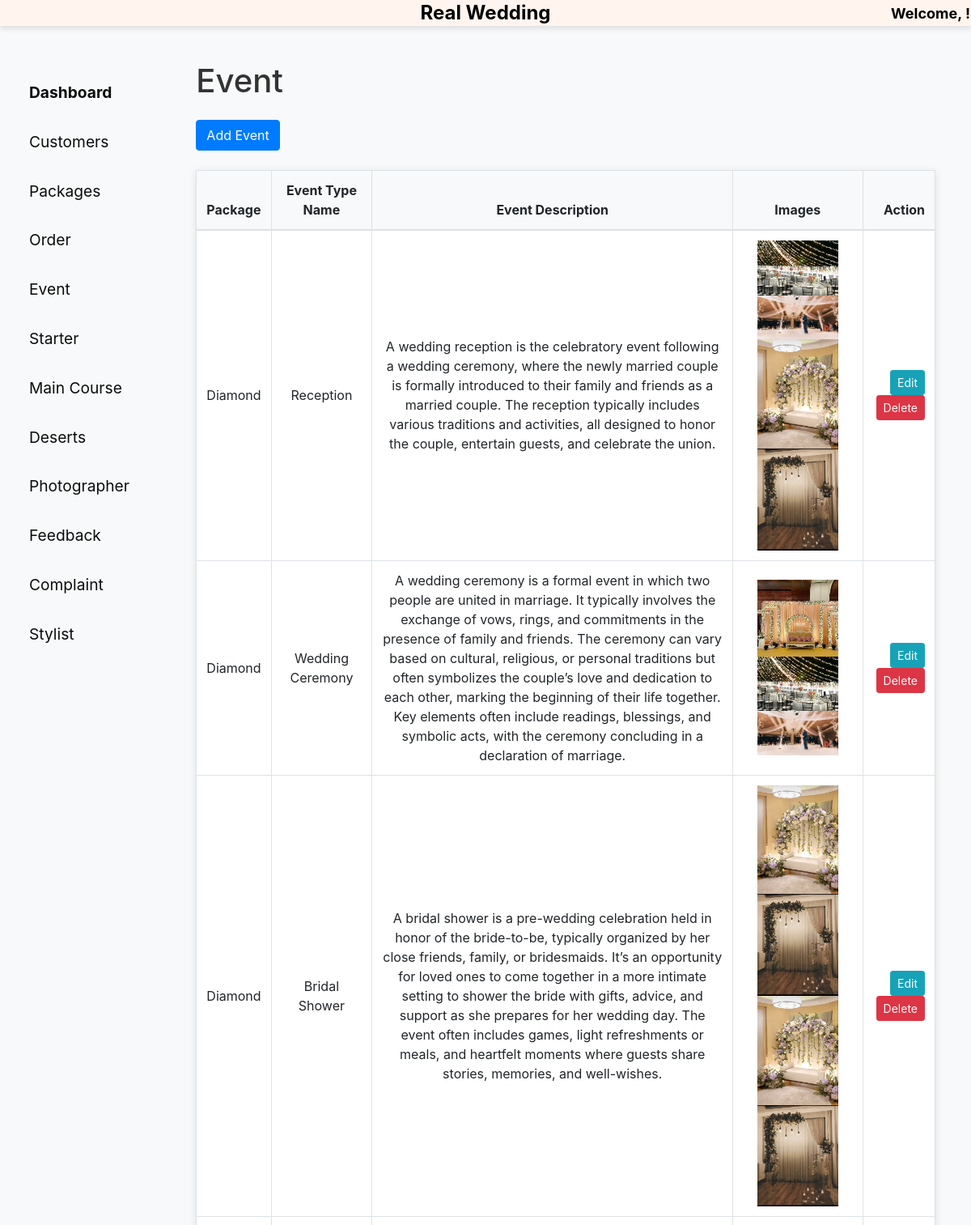
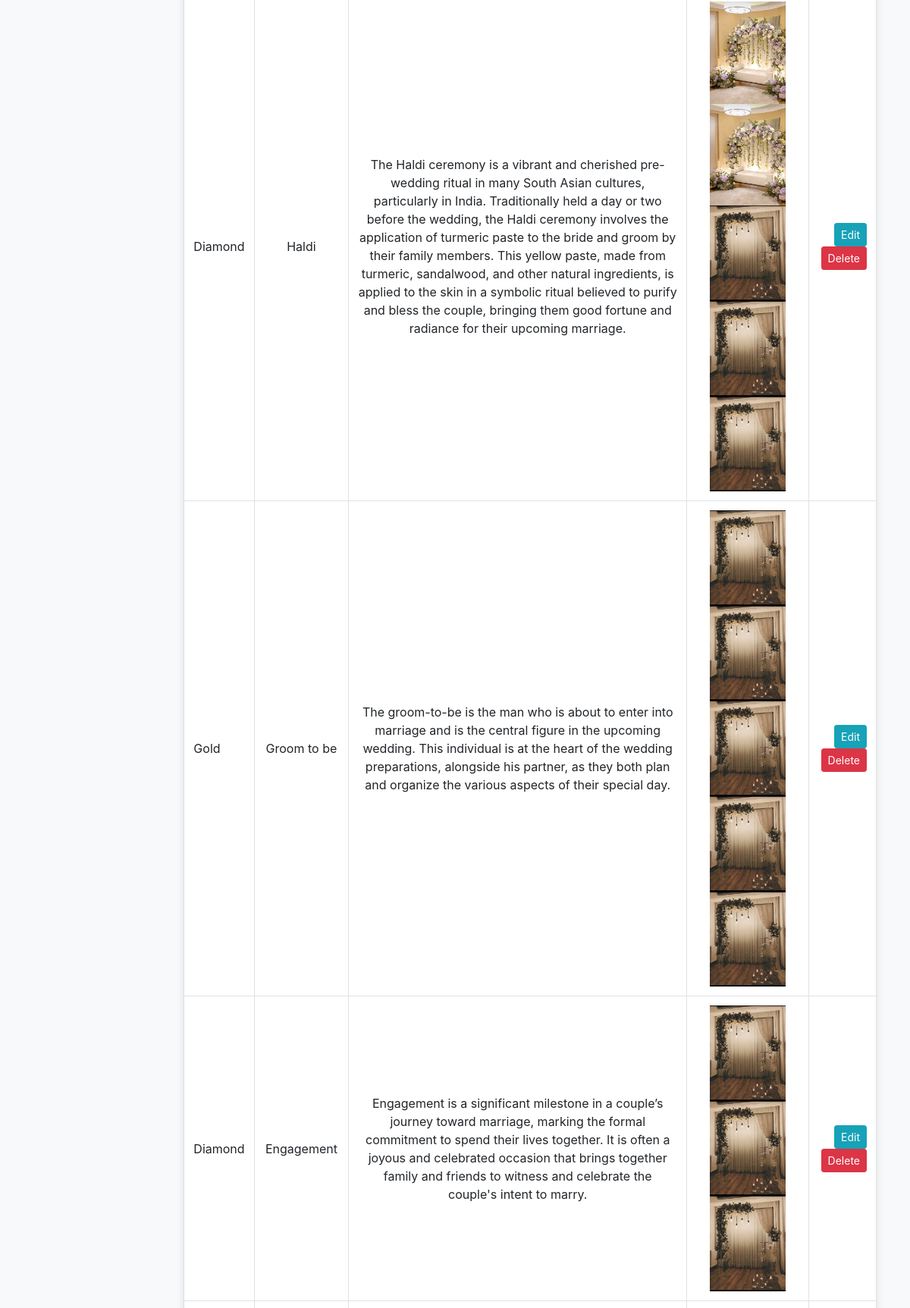
Screenshot of /events/ (upper part) with the database file from the repository (2 pictures, top to bottom).
### store/models.py (models this page shows, shortened)
class Event(models.Model):
    event_id = models.AutoField(primary_key=True)
    package = models.ForeignKey(Package, on_delete=models.CASCADE)
    event_type_name = models.CharField(max_length=100)
    event_description = models.TextField()

class Package(models.Model):
    package_id = models.AutoField(primary_key=True)
    name = models.CharField(max_length=100)
    price = models.DecimalField(max_digits=10, decimal_places=2)

class EventImage(models.Model):
    event = models.ForeignKey(Event, on_delete=models.CASCADE, related_name='images')
    image = models.ImageField(upload_to='event_images/')

### store/views.py (the view)
# urls.py: path('events/', event_list, name='event_list'),
def event_list(request):
    events = Event.objects.all()
    return render(request, 'admin/event_list.html', {'events': events})

### templates/admin/event_list.html (shortened to what this page needs)
{% load static %}
<!DOCTYPE html>
<html lang="en">
<head>
</head>
<body>
    {% include 'admin/header.html' %}
    <div class="container-fluid">
        <div class="row">
            {% include 'admin/sidebar.html' %}
            <main role="main" class="col-md-9 ml-sm-auto col-lg-10 px-4">
                <div class="container mt-4">
                    <h1 class="mb-4">Event</h1>
                    <a href="{% url 'add_event' %}" class="btn btn-primary mb-4">Add Event</a>
                    <table class="table table-bordered">
                        <thead>
                            <tr>
                                <th>Package</th>
                                <th>Event Type Name</th>
                                <th>Event Description</th>
                                <th>Images</th>
                                <th>Action</th>
                            </tr>
                        </thead>
                        <tbody>
                            {% for event in events %}
                            <tr>
                                <td>{{ event.package.name }}</td>
                                <td>{{ event.event_type_name }}</td>
                                <td>{{ event.event_description }}</td>
                                <td>
                                    {% for image in event.images.all %}
                                        <img src="{{ image.image.url }}" alt="Event Image" width="100">
                                    {% endfor %}
                                </td>
                                <td>
                                    <a href="{% url 'edit_event' event.event_id %}" class="btn btn-sm btn-info btn-edit">Edit</a>
                                    <a href="{% url 'delete_event' event.event_id %}" class="btn btn-sm btn-danger" >Delete</a>
                                </td>
                            </tr>
                            {% endfor %}
                        </tbody>
                    </table>
                </div>
            </main>
        </div>
    </div>
</body>
</html>

### templates/admin/header.html (shortened to what this page needs)
{% load static %}
<!DOCTYPE html>
<html lang="en">
<head>
    <link rel="stylesheet" href="https://stackpath.bootstrapcdn.com/bootstrap/4.5.2/css/bootstrap.min.css">
    <link rel="stylesheet" href="{% static 'css/admin_styles.css' %}">
</head>
<body>
<nav class="navbar navbar-expand-lg navbar-dark sticky-top">
    <div class="collapse navbar-collapse justify-content-center" id="navbarNav">
        <h1 class="navbar-text mx-auto">Real Wedding</h1>
    </div>
    <div class="collapse navbar-collapse" id="navbarNav">
        <span class="navbar-text welcome-text">Welcome, {{ user.username }}!</span>
    </div>
</nav>
</body>
</html>

### templates/admin/sidebar.html
<nav class="col-md-2 d-none d-md-block bg-light sidebar">
    <div class="sidebar-sticky">
        <ul class="nav flex-column">
            <li class="nav-item">
                <a class="nav-link active" href="{% url 'admin_dashboard' %}">
                    Dashboard
                </a>
            </li>
            <li class="nav-item">
                <a class="nav-link" href="{% url 'view_customers' %}">
                    Customers
                </a>
            </li>
            <li class="nav-item dropdown">
                <a class="nav-link" href="{% url 'view_packages' %}">
                    Packages
                </a>
            </li>
             <li class="nav-item dropdown">
                <a class="nav-link" href="{% url 'checkout_details' %}">
                    Order
                </a>
            </li>
            <li class="nav-item dropdown">
                <a class="nav-link" href="{% url 'event_list' %}">
                    Event
                </a>
            </li>
            <li class="nav-item dropdown">
                <a class="nav-link" href="{% url 'starter_list' %}">
                    Starter
                </a>
            </li>
            <li class="nav-item dropdown">
                <a class="nav-link" href="{% url 'view_main_courses' %}">
                   Main Course
                </a>
            </li>
            <li class="nav-item dropdown">
                <a class="nav-link" href="{% url 'view_desserts' %}">
                   Deserts
                </a>
            </li>
            <li class="nav-item">
                <a class="nav-link" href="{% url 'photographer_list' %}">
                    Photographer
                </a>
            </li>
           <li class="nav-item">
                <a class="nav-link" href="{% url 'feedback_list' %}">
                    Feedback
                </a>
            </li>
            <li class="nav-item">
                <a class="nav-link" href="{% url 'complaint_list' %}">
                    Complaint
                </a>
            </li>
            <li class="nav-item">
                <a class="nav-link" href="{% url 'stylist_list' %}">
                    Stylist
                </a>
            </li>
        </ul>
    </div>
</nav>

### static/css/admin_styles.css (style rules this page uses)
.sidebar { background-color: #f1ddcf; height: 100vh; position: sticky; top: 0; z-index: 100; padding-top: 1rem; }
.sidebar-sticky { position: relative; top: 1rem; }
.sidebar .nav-link { font-size: 1.2rem; color: #0c0d0d; padding: 1rem; }
.sidebar .nav-link.active { font-weight: bold; }
.navbar { padding: 1rem 2rem; background-color: lavender; color: #2f0505; font-size: 1.6rem; box-shadow: 0px 4px 6px rgba(0, 0, 0, 0.1); }
.table { background-color: #ffffff; box-shadow: 0px 2px 10px rgba(0, 0, 0, 0.1); width: 100%; margin-bottom: 1rem; }
.table th, .table td { padding: 0.75rem; vertical-align: middle; border-top: none; }
.table th { font-weight: bold; background-color: #f8f9fa; }
.table th, .table td { text-align: center; }
.table th:first-child, .table td:first-child { text-align: left; }
.table th:last-child, .table td:last-child { text-align: right; }
.navbar .navbar-text { margin: 0; position: absolute; left: 50%; transform: translateX(-50%); white-space: nowrap; }
body { background-color: #f8f9fa; }
.container-fluid { padding: 20px; }
h1 { color: #333; }
.btn-primary { background-color: #007bff; border-color: #007bff; }

### templates/admin/header.html (style rules this page uses)
.navbar { background-color: #FFF5EE; color: black; }
.navbar-text { font-size: 24px; font-weight: bold; color: black !important; }
.navbar-text.welcome-text { font-size: 18px; margin-left: 550px; }

### rows the page displays
Event: package.name "Diamond", event_type_name "Reception", event_description "A wedding reception is the celebratory event following a wedding ceremony, where the newly married couple is formally introduced to their family and friends as a married couple. The reception typically includes various traditions and activities, all designed to honor the couple, entertain guests, and celebrate the union."
EventImage: image (picture)
EventImage: image (picture)
EventImage: image (picture)
EventImage: image (picture)
Event: package.name "Diamond", event_type_name "Wedding Ceremony", event_description "A wedding ceremony is a formal event in which two people are united in marriage. It typically involves the exchange of vows, rings, and commitments in the presence of family and friends. The ceremony can vary based on cultural, religious, or personal traditions but often symbolizes the couple’s love and dedication to each other, marking the beginning of their life together. Key elements often include readings, blessings, and symbolic acts, with the ceremony concluding in a declaration of marriage."
EventImage: image (picture)
EventImage: image (picture)
EventImage: image (picture)
Event: package.name "Diamond", event_type_name "Bridal Shower", event_description "A bridal shower is a pre-wedding celebration held in honor of the bride-to-be, typically organized by her close friends, family, or bridesmaids. It’s an opportunity for loved ones to come together in a more intimate setting to shower the bride with gifts, advice, and support as she prepares for her wedding day. The event often includes games, light refreshments or meals, and heartfelt moments where guests share stories, memories, and well-wishes."
EventImage: image (picture)
EventImage: image (picture)
EventImage: image (picture)
EventImage: image (picture)
Event: package.name "Diamond", event_type_name "Haldi", event_description "The Haldi ceremony is a vibrant and cherished pre-wedding ritual in many South Asian cultures, particularly in India. Traditionally held a day or two before the wedding, the Haldi ceremony involves the application of turmeric paste to the bride and groom by their family members. This yellow paste, made from turmeric, sandalwood, and other natural ingredients, is applied to the skin in a symbolic ritual believed to purify and bless the couple, bringing them good fortune and radiance for their upcoming marriage."
EventImage: image (picture)
EventImage: image (picture)
EventImage: image (picture)
EventImage: image (picture)
EventImage: image (picture)
Event: package.name "Gold", event_type_name "Groom to be", event_description "The groom-to-be is the man who is about to enter into marriage and is the central figure in the upcoming wedding. This individual is at the heart of the wedding preparations, alongside his partner, as they both plan and organize the various aspects of their special day."
EventImage: image (picture)
EventImage: image (picture)
EventImage: image (picture)
EventImage: image (picture)
EventImage: image (picture)
Event: package.name "Diamond", event_type_name "Engagement", event_description "Engagement is a significant milestone in a couple’s journey toward marriage, marking the formal commitment to spend their lives together. It is often a joyous and celebrated occasion that brings together family and friends to witness and celebrate the couple's intent to marry."
EventImage: image (picture)
EventImage: image (picture)
EventImage: image (picture)
